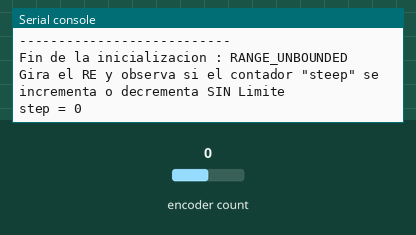
Simulated run of this program. Board: Raspberry Pi Pico running MicroPython. On the bench: the last lines printed to the serial console. The inputs (shaded band) are chosen by the test bench; at power-on: encoder count 0.

Above: at 1.2 s.
1.3 s: encoder count set to 1
At 2.4 s:
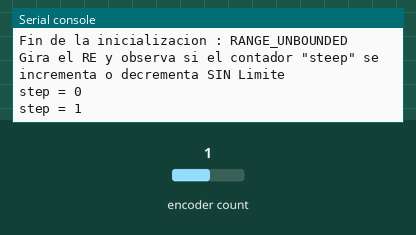
2.8 s: encoder count set to 2
At 3.6 s:
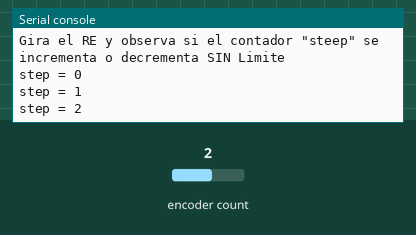

The program:

Rbhwt_RElib_Nolimit1_0.py
```python
# Taller Programación y Robótica en CMM BML – 2024 -2025 - Clase xx
# Programa: basic hw test Rotary Encoder con libreria - Test #1 - SIN limite
# Hardware platform: Pico _ & W / funciona igual sin cambios
# Librerias : micropython-rotary
# Ref librerias: https://github.com/MikeTeachman/micropython-rotary
# Fecha JCSP 2023 02 06
# Licencia : CC BY-NC-SA 4.0

from os import uname
# Informative block - start
p_keyOhw = "Rotary Encoder con libreria - Test #1- RE en pins 16 & 17"
p_project = "Rotary Encoder con libreria - Test #1"
p_version = "1.0"
p_library = "micropython-rotary @miketeachman"
print(f"uPython version: {uname()[3]} ")
print(f"uC: {uname()[4]} - Key other HW: {p_keyOhw}")
print(f"Program: {p_project} - Version: {p_version}")
print(f"Key Library: {p_library}")

import time
from rotary_irq_rp2 import RotaryIRQ

# 0- los 2 pines del Rotary Encoder, si el incremento es decremento -> invertir
TRA = 16
TRB = 17

#1- Creacion  del objeto
r = RotaryIRQ(
    pin_num_clk=TRB,
    pin_num_dt=TRA,
    reverse=False,
    incr=1,
    range_mode=RotaryIRQ.RANGE_UNBOUNDED,
    # pull_up=True, # si pull up por circuito -> comenta
    half_step=False,
    )

print('---------------------------')
print('Fin de la inicializacion : RANGE_UNBOUNDED')
print('Gira el RE y observa si el contador "steep" se incrementa o decrementa SIN Limite')
val_old = None
while True:
    val_new = r.value()

    if val_old != val_new:
        val_old = val_new
        print("step =", val_new)

    time.sleep_ms(50)
```

Measured:
- after the input at 1.3 s, the serial console: prints a new line at once (image 1)
- after the input at 2.8 s, the serial console: prints a new line at once (image 2)
